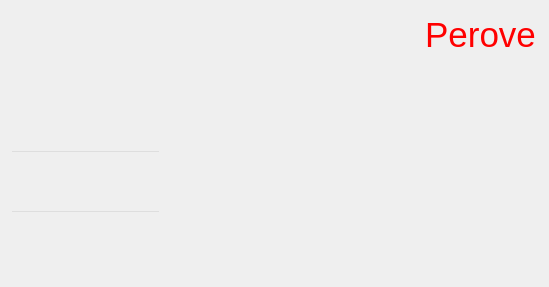
<?xml version="1.0" encoding="UTF-8"?>
<ui version="4.0">
 <class>Form</class>
 <widget class="QWidget" name="Form">
  <property name="geometry">
   <rect>
    <x>0</x>
    <y>0</y>
    <width>549</width>
    <height>287</height>
   </rect>
  </property>
  <property name="windowTitle">
   <string>Form</string>
  </property>
  <property name="autoFillBackground">
   <bool>true</bool>
  </property>
  <property name="styleSheet">
   <string notr="true"/>
  </property>
  <widget class="QLineEdit" name="lineEdit">
   <property name="geometry">
    <rect>
     <x>10</x>
     <y>150</y>
     <width>151</width>
     <height>31</height>
    </rect>
   </property>
   <property name="toolTip">
    <string>&lt;!DOCTYPE HTML PUBLIC &quot;-//W3C//DTD HTML 4.0//EN&quot; &quot;http://www.w3.org/TR/REC-html40/strict.dtd&quot;&gt;
&lt;html&gt;&lt;head&gt;&lt;meta name=&quot;qrichtext&quot; content=&quot;1&quot; /&gt;&lt;style type=&quot;text/css&quot;&gt;
p, li { white-space: pre-wrap; }
&lt;/style&gt;&lt;/head&gt;&lt;body style=&quot; font-family:'MS Shell Dlg 2'; font-size:8pt; font-weight:400; font-style:normal;&quot;&gt;
&lt;p style=&quot;-qt-paragraph-type:empty; margin-top:0px; margin-bottom:0px; margin-left:0px; margin-right:0px; -qt-block-indent:0; text-indent:0px;&quot;&gt;&lt;br /&gt;&lt;/p&gt;&lt;/body&gt;&lt;/html&gt;</string>
   </property>
   <property name="styleSheet">
    <string notr="true">background-color: rgba(0, 0, 0, 0);
color: rgb(255, 0, 0);
font: 63 italic 14pt &quot;Lucida Sans Typewriter&quot;;</string>
   </property>
  </widget>
  <widget class="QLineEdit" name="lineEdit_2">
   <property name="geometry">
    <rect>
     <x>10</x>
     <y>210</y>
     <width>151</width>
     <height>31</height>
    </rect>
   </property>
   <property name="styleSheet">
    <string notr="true">background-color: rgb(0, 0, 0, 0);</string>
   </property>
   <property name="text">
    <string/>
   </property>
  </widget>
  <widget class="QLabel" name="label">
   <property name="geometry">
    <rect>
     <x>0</x>
     <y>0</y>
     <width>561</width>
     <height>291</height>
    </rect>
   </property>
   <property name="autoFillBackground">
    <bool>false</bool>
   </property>
   <property name="styleSheet">
    <string notr="true"/>
   </property>
   <property name="text">
    <string/>
   </property>
   <property name="pixmap">
    <pixmap resource="loveCal.qrc">:/design/heart-3293531_1920.png</pixmap>
   </property>
   <property name="scaledContents">
    <bool>true</bool>
   </property>
  </widget>
  <widget class="QLabel" name="label_2">
   <property name="geometry">
    <rect>
     <x>350</x>
     <y>-40</y>
     <width>261</width>
     <height>151</height>
    </rect>
   </property>
   <property name="styleSheet">
    <string notr="true">font: 8pt &quot;Ravie&quot;;</string>
   </property>
   <property name="text">
    <string>&lt;html&gt;&lt;head/&gt;&lt;body&gt;&lt;p align=&quot;center&quot;&gt;&lt;span style=&quot; font-size:26pt; color:#ff0000;&quot;&gt;Perove&lt;/span&gt;&lt;/p&gt;&lt;/body&gt;&lt;/html&gt;</string>
   </property>
  </widget>
  <zorder>label</zorder>
  <zorder>lineEdit</zorder>
  <zorder>lineEdit_2</zorder>
  <zorder>label_2</zorder>
 </widget>
 <resources>
  <include location="loveCal.qrc"/>
 </resources>
 <connections/>
</ui>
